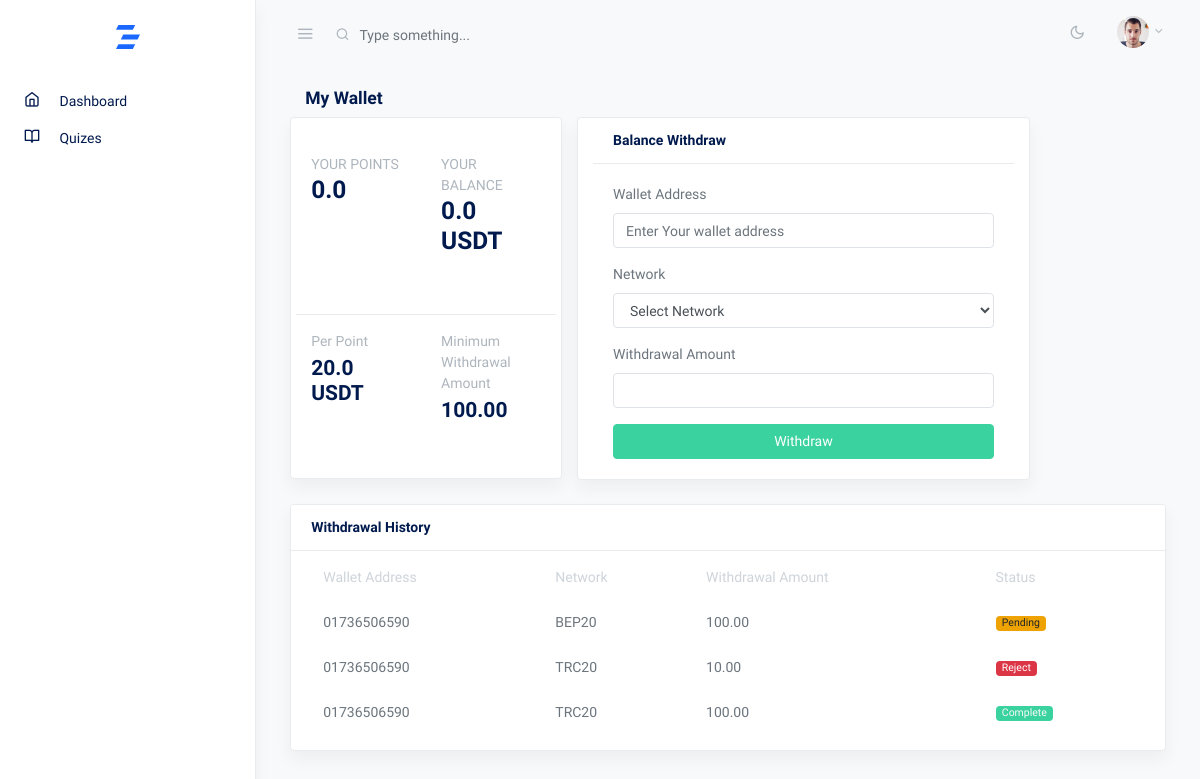
The page /wallet/ (signed in) on the database its author committed.
### account/models.py (models this page shows, shortened)
class CustomUser(AbstractUser):
    email = models.EmailField(unique=True)
    phone_number = models.CharField(max_length=15, blank=True)
    course = models.ForeignKey(Course, on_delete=models.CASCADE, null=True, blank=True)
    message = models.TextField(blank=True)
    is_verified = models.BooleanField(default=False)
    is_approved = models.BooleanField(default=False)
    avatar = models.ImageField(upload_to='avatars/', blank=True)
    point = models.FloatField(default=0.0)
    gender_choices = [
        ('M', 'Male'),
        ('F', 'Female'),
        ('O', 'Other'),
    ]
    gender = models.CharField(max_length=1, choices=gender_choices, blank=True)
    email_verification_token = models.CharField(max_length=100, blank=True, null=True)
    email_verification_sent_at = models.DateTimeField(null=True, blank=True)

### core/models.py (models this page shows, shortened)
class PointSetting(models.Model):
    per_point = models.FloatField(default=0.0)
    currency = models.CharField(max_length=100, default='USDT')
    min_withdrawal = models.DecimalField(max_digits=10, decimal_places=2, default=0)
    created_at = models.DateTimeField(auto_now_add=True)

class Withdrawal(models.Model):
    STATUS_CHOICES = (
        ('Pending', 'Pending'),
        ('Processing', 'Processing'),
        ('Reject', 'Reject'),
        ('Complete', 'Complete')
    )
    user = models.ForeignKey(User, on_delete=models.CASCADE)
    amount = models.DecimalField(max_digits=10, decimal_places=2)
    wallet_address = models.CharField(max_length=200)
    payment_method = models.CharField(max_length=100)
    status = models.CharField(max_length=20, choices=STATUS_CHOICES, default='Pending')
    timestamp = models.DateTimeField(auto_now_add=True)

### core/views.py (the view)
# urls.py: path('wallet/', views.wallet, name='wallet'),
@login_required
def wallet(request):
    user = request.user
    per_point = PointSetting.objects.first()
    total_amount = per_point.per_point * user.point
    withdrawals = Withdrawal.objects.filter(user=user).order_by('-id')
    context = {
        'per_point': per_point,
        'user': user,
        'total_amount': total_amount,
        'withdrawals': withdrawals
    }
    return render(request, 'user/wallet.html', context)

### templates/user/wallet.html (shortened to what this page needs)
{% extends 'user/assets/base.html' %}
{% load custom_filters %}
{% block content %}
<div class="container-fluid">
    <div class="row justify-content-center">
        <div class="col-12">
            <div class="col">
                <h2 class="h5 page-title">My Wallet</h2>
            </div>
            <div class="row items-align-baseline">
                <div class="col-md-12 col-lg-4">
                    <div class="card shadow eq-card mb-4">
                        <div class="card-body mb-n3">
                            <div class="row items-align-baseline h-100">
                                <div class="col-md-6 my-3">
                                    <p class="mb-0"><strong class="mb-0 text-uppercase text-muted">Your Points</strong>
                                    </p>
                                    <h3>{{user.point}}</h3>
                                </div>
                                <div class="col-md-6 py-3">
                                    <p class="mb-0"><strong class="mb-0 text-uppercase text-muted">Your Balance</strong>
                                    </p>
                                    <h3>{{total_amount}} {{per_point.currency}}</h3>
                                </div>
                                <div class="col-md-6 border-top py-3">
                                    <p class="mb-1"><strong class="text-muted">Per Point</strong></p>
                                    <h4 class="mb-0">{{per_point.per_point}} {{per_point.currency}}</h4>
                                </div>
                                <div class="col-md-6 border-top py-3">
                                    <p class="mb-1"><strong class="text-muted">Minimum Withdrawal Amount</strong></p>
                                    <h4 class="mb-0">{{per_point.min_withdrawal}}</h4>
                                </div>
                            </div>
                        </div>
                    </div>
                </div>
                <div class="card shadow mb-4 col-lg-6">
                    <div class="card-header">
                        <strong class="card-title">Balance Withdraw</strong>
                    </div>
                    <div class="card-body">
                        <form action="{% url 'core:withdrawal' %}" method="POST">
                            <div class="row">
                                <div class="col">
                                    <div class="form-group mb-3">
                                        <label for="example-email">Wallet Address</label>
                                        <input type="text" name="wallet_address" id="example-email" name="example-email" class="form-control"
                                            placeholder="Enter Your wallet address">
                                    </div>
                                    <div class="form-group mb-3">
                                        <label for="example-email">Network</label>
                                        <select name="network" class="form-control" id="">
                                            <option value="">Select Network</option>
                                        </select>
                                    </div>
                                    <div class="form-group mb-3">
                                        <label for="simpleinput">Withdrawal Amount</label>
                                        <input type="number" name="amount"  id="simpleinput" class="form-control">
                                    </div>
                                    <div class="text-center">
                                        <button type="submit" class="btn btn-block btn-success text-white">Withdraw</button>
                                    </div>
                                </div>
                            </div>
                        </form>
                    </div>
                </div>
            </div>
            <div class="row">
                <div class="col-md-12">
                  <div class="card shadow eq-card">
                    <div class="card-header">
                      <strong class="card-title">Withdrawal History</strong>
                    </div>
                    <div class="card-body">
                      <table class="table table-hover table-borderless table-striped mt-n3 mb-n1">
                        <thead>
                          <tr>
                            <th>Wallet Address</th>
                            <th>Network</th>
                            <th>Withdrawal Amount</th>
                            <th>Status</th>
                          </tr>
                        </thead>
                        <tbody>
                            {% for item in withdrawals %}
                            <tr>
                                <td>{{ item.wallet_address }}</td>
                                <td>{{ item.payment_method }}</td>
                                <td>{{ item.amount}}</td>
                                <td>
                                    {% if item.status == 'Pending' %}
                                        <span class="badge badge-pill badge-warning ">{{ item.status }}</span>
                                    {% elif item.status == 'Processing' %}
                                        <span class="badge badge-pill badge-primary ">{{ item.status }}</span>
                                    {% elif item.status == 'Reject' %}
                                        <span class="badge badge-pill badge-danger ">{{ item.status }}</span>
                                    {% elif item.status == 'Complete' %}
                                        <span class="badge badge-pill badge-success  text-light">{{ item.status }}</span>
                                    {% endif %}
                                </td>
                            </tr>
                            {% endfor %}
                        </tbody>
                      </table>
                    </div>
                  </div>
                </div>
              </div>
        </div>
    </div>
</div>
{% endblock %}

### rows shown on the page
CustomUser: point "0.0"
PointSetting: currency "USDT", per_point "20.0", min_withdrawal "100.00"
Withdrawal: wallet_address "01736506590", payment_method "BEP20", amount "100.00", status "Pending"
Withdrawal: wallet_address "01736506590", payment_method "TRC20", amount "10.00", status "Reject"
Withdrawal: wallet_address "01736506590", payment_method "TRC20", amount "100.00", status "Complete"

### other values the page prints
{{ total_amount }} "0.0"
